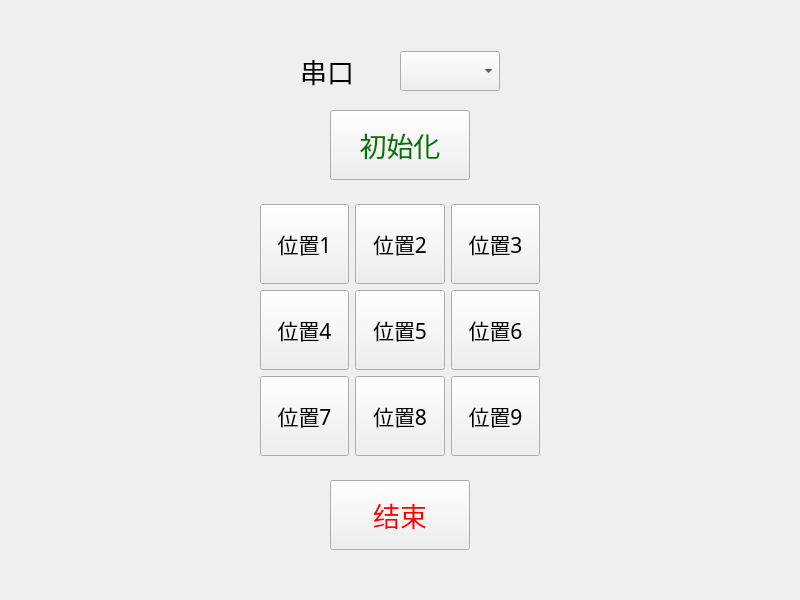
<?xml version="1.0" encoding="UTF-8"?>
<ui version="4.0">
 <class>manual_mode</class>
 <widget class="QWidget" name="manual_mode">
  <property name="geometry">
   <rect>
    <x>0</x>
    <y>0</y>
    <width>800</width>
    <height>600</height>
   </rect>
  </property>
  <property name="windowTitle">
   <string>Form</string>
  </property>
  <layout class="QGridLayout" name="gridLayout_2">
   <item row="0" column="1">
    <spacer name="verticalSpacer_3">
     <property name="orientation">
      <enum>Qt::Vertical</enum>
     </property>
     <property name="sizeHint" stdset="0">
      <size>
       <width>20</width>
       <height>19</height>
      </size>
     </property>
    </spacer>
   </item>
   <item row="1" column="0">
    <spacer name="horizontalSpacer_3">
     <property name="orientation">
      <enum>Qt::Horizontal</enum>
     </property>
     <property name="sizeHint" stdset="0">
      <size>
       <width>231</width>
       <height>20</height>
      </size>
     </property>
    </spacer>
   </item>
   <item row="1" column="1">
    <layout class="QVBoxLayout" name="verticalLayout">
     <item>
      <layout class="QHBoxLayout" name="horizontalLayout">
       <item>
        <spacer name="horizontalSpacer_6">
         <property name="orientation">
          <enum>Qt::Horizontal</enum>
         </property>
         <property name="sizeHint" stdset="0">
          <size>
           <width>40</width>
           <height>20</height>
          </size>
         </property>
        </spacer>
       </item>
       <item>
        <widget class="QLabel" name="label">
         <property name="font">
          <font>
           <family>楷体</family>
           <pointsize>20</pointsize>
          </font>
         </property>
         <property name="text">
          <string>串口</string>
         </property>
         <property name="alignment">
          <set>Qt::AlignCenter</set>
         </property>
        </widget>
       </item>
       <item>
        <spacer name="horizontalSpacer_5">
         <property name="orientation">
          <enum>Qt::Horizontal</enum>
         </property>
         <property name="sizeHint" stdset="0">
          <size>
           <width>40</width>
           <height>20</height>
          </size>
         </property>
        </spacer>
       </item>
       <item>
        <widget class="QComboBox" name="serialBox">
         <property name="minimumSize">
          <size>
           <width>100</width>
           <height>40</height>
          </size>
         </property>
        </widget>
       </item>
       <item>
        <spacer name="horizontalSpacer_7">
         <property name="orientation">
          <enum>Qt::Horizontal</enum>
         </property>
         <property name="sizeHint" stdset="0">
          <size>
           <width>40</width>
           <height>20</height>
          </size>
         </property>
        </spacer>
       </item>
      </layout>
     </item>
     <item>
      <spacer name="verticalSpacer_4">
       <property name="orientation">
        <enum>Qt::Vertical</enum>
       </property>
       <property name="sizeHint" stdset="0">
        <size>
         <width>20</width>
         <height>13</height>
        </size>
       </property>
      </spacer>
     </item>
     <item>
      <layout class="QHBoxLayout" name="horizontalLayout_3">
       <item>
        <spacer name="horizontalSpacer_8">
         <property name="orientation">
          <enum>Qt::Horizontal</enum>
         </property>
         <property name="sizeHint" stdset="0">
          <size>
           <width>37</width>
           <height>17</height>
          </size>
         </property>
        </spacer>
       </item>
       <item>
        <widget class="QPushButton" name="init_Button">
         <property name="minimumSize">
          <size>
           <width>140</width>
           <height>70</height>
          </size>
         </property>
         <property name="palette">
          <palette>
           <active>
            <colorrole role="ButtonText">
             <brush brushstyle="SolidPattern">
              <color alpha="255">
               <red>0</red>
               <green>118</green>
               <blue>0</blue>
              </color>
             </brush>
            </colorrole>
           </active>
           <inactive>
            <colorrole role="ButtonText">
             <brush brushstyle="SolidPattern">
              <color alpha="255">
               <red>0</red>
               <green>118</green>
               <blue>0</blue>
              </color>
             </brush>
            </colorrole>
           </inactive>
           <disabled>
            <colorrole role="ButtonText">
             <brush brushstyle="SolidPattern">
              <color alpha="96">
               <red>164</red>
               <green>166</green>
               <blue>168</blue>
              </color>
             </brush>
            </colorrole>
           </disabled>
          </palette>
         </property>
         <property name="font">
          <font>
           <family>楷体</family>
           <pointsize>20</pointsize>
          </font>
         </property>
         <property name="text">
          <string>初始化</string>
         </property>
        </widget>
       </item>
       <item>
        <spacer name="horizontalSpacer_9">
         <property name="orientation">
          <enum>Qt::Horizontal</enum>
         </property>
         <property name="sizeHint" stdset="0">
          <size>
           <width>37</width>
           <height>17</height>
          </size>
         </property>
        </spacer>
       </item>
      </layout>
     </item>
     <item>
      <spacer name="verticalSpacer_2">
       <property name="orientation">
        <enum>Qt::Vertical</enum>
       </property>
       <property name="sizeHint" stdset="0">
        <size>
         <width>20</width>
         <height>18</height>
        </size>
       </property>
      </spacer>
     </item>
     <item>
      <layout class="QGridLayout" name="gridLayout">
       <item row="0" column="0">
        <widget class="QPushButton" name="p1_Button">
         <property name="minimumSize">
          <size>
           <width>80</width>
           <height>80</height>
          </size>
         </property>
         <property name="font">
          <font>
           <family>新宋体</family>
           <pointsize>16</pointsize>
          </font>
         </property>
         <property name="text">
          <string>位置1</string>
         </property>
        </widget>
       </item>
       <item row="0" column="1">
        <widget class="QPushButton" name="p2_Button">
         <property name="minimumSize">
          <size>
           <width>80</width>
           <height>80</height>
          </size>
         </property>
         <property name="font">
          <font>
           <family>新宋体</family>
           <pointsize>16</pointsize>
          </font>
         </property>
         <property name="text">
          <string>位置2</string>
         </property>
        </widget>
       </item>
       <item row="0" column="2">
        <widget class="QPushButton" name="p3_Button">
         <property name="minimumSize">
          <size>
           <width>80</width>
           <height>80</height>
          </size>
         </property>
         <property name="font">
          <font>
           <family>新宋体</family>
           <pointsize>16</pointsize>
          </font>
         </property>
         <property name="text">
          <string>位置3</string>
         </property>
        </widget>
       </item>
       <item row="1" column="0">
        <widget class="QPushButton" name="p4_Button">
         <property name="minimumSize">
          <size>
           <width>80</width>
           <height>80</height>
          </size>
         </property>
         <property name="font">
          <font>
           <family>新宋体</family>
           <pointsize>16</pointsize>
          </font>
         </property>
         <property name="text">
          <string>位置4</string>
         </property>
        </widget>
       </item>
       <item row="1" column="1">
        <widget class="QPushButton" name="p5_Button">
         <property name="minimumSize">
          <size>
           <width>80</width>
           <height>80</height>
          </size>
         </property>
         <property name="font">
          <font>
           <family>新宋体</family>
           <pointsize>16</pointsize>
          </font>
         </property>
         <property name="text">
          <string>位置5</string>
         </property>
        </widget>
       </item>
       <item row="1" column="2">
        <widget class="QPushButton" name="p6_Button">
         <property name="minimumSize">
          <size>
           <width>80</width>
           <height>80</height>
          </size>
         </property>
         <property name="font">
          <font>
           <family>新宋体</family>
           <pointsize>16</pointsize>
          </font>
         </property>
         <property name="text">
          <string>位置6</string>
         </property>
        </widget>
       </item>
       <item row="2" column="0">
        <widget class="QPushButton" name="p7_Button">
         <property name="minimumSize">
          <size>
           <width>80</width>
           <height>80</height>
          </size>
         </property>
         <property name="font">
          <font>
           <family>新宋体</family>
           <pointsize>16</pointsize>
          </font>
         </property>
         <property name="text">
          <string>位置7</string>
         </property>
        </widget>
       </item>
       <item row="2" column="1">
        <widget class="QPushButton" name="p8_Button">
         <property name="minimumSize">
          <size>
           <width>80</width>
           <height>80</height>
          </size>
         </property>
         <property name="font">
          <font>
           <family>新宋体</family>
           <pointsize>16</pointsize>
          </font>
         </property>
         <property name="text">
          <string>位置8</string>
         </property>
        </widget>
       </item>
       <item row="2" column="2">
        <widget class="QPushButton" name="p9_Button">
         <property name="minimumSize">
          <size>
           <width>80</width>
           <height>80</height>
          </size>
         </property>
         <property name="font">
          <font>
           <family>新宋体</family>
           <pointsize>16</pointsize>
          </font>
         </property>
         <property name="text">
          <string>位置9</string>
         </property>
        </widget>
       </item>
      </layout>
     </item>
     <item>
      <spacer name="verticalSpacer">
       <property name="orientation">
        <enum>Qt::Vertical</enum>
       </property>
       <property name="sizeHint" stdset="0">
        <size>
         <width>20</width>
         <height>18</height>
        </size>
       </property>
      </spacer>
     </item>
     <item>
      <layout class="QHBoxLayout" name="horizontalLayout_2">
       <item>
        <spacer name="horizontalSpacer">
         <property name="orientation">
          <enum>Qt::Horizontal</enum>
         </property>
         <property name="sizeHint" stdset="0">
          <size>
           <width>40</width>
           <height>20</height>
          </size>
         </property>
        </spacer>
       </item>
       <item>
        <widget class="QPushButton" name="end_Button">
         <property name="minimumSize">
          <size>
           <width>140</width>
           <height>70</height>
          </size>
         </property>
         <property name="palette">
          <palette>
           <active>
            <colorrole role="ButtonText">
             <brush brushstyle="SolidPattern">
              <color alpha="255">
               <red>255</red>
               <green>0</green>
               <blue>0</blue>
              </color>
             </brush>
            </colorrole>
           </active>
           <inactive>
            <colorrole role="ButtonText">
             <brush brushstyle="SolidPattern">
              <color alpha="255">
               <red>255</red>
               <green>0</green>
               <blue>0</blue>
              </color>
             </brush>
            </colorrole>
           </inactive>
           <disabled>
            <colorrole role="ButtonText">
             <brush brushstyle="SolidPattern">
              <color alpha="96">
               <red>164</red>
               <green>166</green>
               <blue>168</blue>
              </color>
             </brush>
            </colorrole>
           </disabled>
          </palette>
         </property>
         <property name="font">
          <font>
           <family>楷体</family>
           <pointsize>20</pointsize>
          </font>
         </property>
         <property name="text">
          <string>结束</string>
         </property>
        </widget>
       </item>
       <item>
        <spacer name="horizontalSpacer_2">
         <property name="orientation">
          <enum>Qt::Horizontal</enum>
         </property>
         <property name="sizeHint" stdset="0">
          <size>
           <width>40</width>
           <height>20</height>
          </size>
         </property>
        </spacer>
       </item>
      </layout>
     </item>
    </layout>
   </item>
   <item row="1" column="2">
    <spacer name="horizontalSpacer_4">
     <property name="orientation">
      <enum>Qt::Horizontal</enum>
     </property>
     <property name="sizeHint" stdset="0">
      <size>
       <width>231</width>
       <height>20</height>
      </size>
     </property>
    </spacer>
   </item>
   <item row="2" column="1">
    <spacer name="verticalSpacer_5">
     <property name="orientation">
      <enum>Qt::Vertical</enum>
     </property>
     <property name="sizeHint" stdset="0">
      <size>
       <width>20</width>
       <height>18</height>
      </size>
     </property>
    </spacer>
   </item>
  </layout>
 </widget>
 <resources/>
 <connections/>
</ui>
